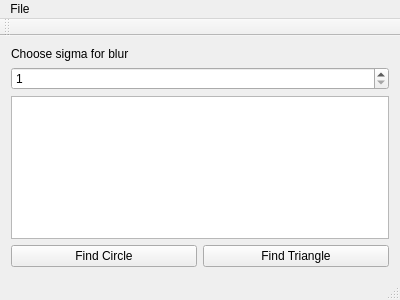
<?xml version="1.0" encoding="UTF-8"?>
<ui version="4.0">
 <class>MainWindow</class>
 <widget class="QMainWindow" name="MainWindow">
  <property name="geometry">
   <rect>
    <x>0</x>
    <y>0</y>
    <width>400</width>
    <height>300</height>
   </rect>
  </property>
  <property name="windowTitle">
   <string>MainWindow</string>
  </property>
  <widget class="QWidget" name="centralWidget">
   <layout class="QGridLayout" name="gridLayout_3">
    <item row="0" column="0">
     <widget class="QLabel" name="label">
      <property name="text">
       <string>Choose sigma for blur</string>
      </property>
     </widget>
    </item>
    <item row="1" column="0">
     <widget class="QSpinBox" name="spinBox">
      <property name="minimum">
       <number>1</number>
      </property>
      <property name="maximum">
       <number>10</number>
      </property>
     </widget>
    </item>
    <item row="2" column="0">
     <widget class="QGraphicsView" name="graphicsView"/>
    </item>
    <item row="3" column="0">
     <layout class="QGridLayout" name="gridLayout_2">
      <item row="0" column="0">
       <widget class="QPushButton" name="pushButton">
        <property name="maximumSize">
         <size>
          <width>400</width>
          <height>400</height>
         </size>
        </property>
        <property name="text">
         <string>Find Circle</string>
        </property>
       </widget>
      </item>
      <item row="0" column="1">
       <widget class="QPushButton" name="pushButton_2">
        <property name="maximumSize">
         <size>
          <width>400</width>
          <height>400</height>
         </size>
        </property>
        <property name="text">
         <string>Find Triangle</string>
        </property>
       </widget>
      </item>
     </layout>
    </item>
   </layout>
  </widget>
  <widget class="QMenuBar" name="menuBar">
   <property name="geometry">
    <rect>
     <x>0</x>
     <y>0</y>
     <width>400</width>
     <height>21</height>
    </rect>
   </property>
   <widget class="QMenu" name="menuFile">
    <property name="title">
     <string>File</string>
    </property>
    <addaction name="actionOpenFile"/>
    <addaction name="actionSaveFile"/>
   </widget>
   <addaction name="menuFile"/>
  </widget>
  <widget class="QToolBar" name="mainToolBar">
   <attribute name="toolBarArea">
    <enum>TopToolBarArea</enum>
   </attribute>
   <attribute name="toolBarBreak">
    <bool>false</bool>
   </attribute>
  </widget>
  <widget class="QStatusBar" name="statusBar"/>
  <action name="actionOpenFile">
   <property name="text">
    <string>openFile</string>
   </property>
  </action>
  <action name="actionSaveFile">
   <property name="text">
    <string>saveFile</string>
   </property>
  </action>
 </widget>
 <layoutdefault spacing="6" margin="11"/>
 <resources/>
 <connections/>
</ui>
